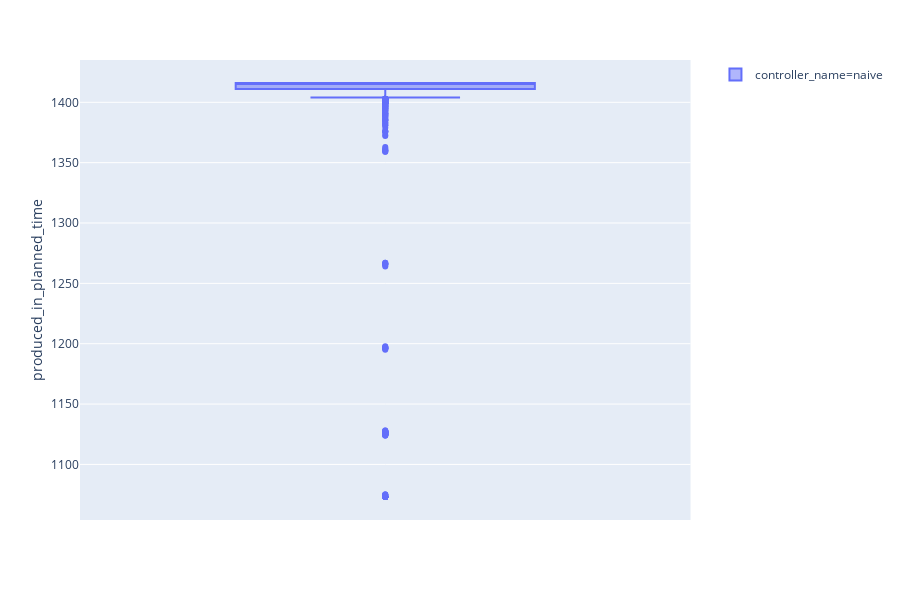

Notebook code for this chart:
### Code cell
px.box(df, y='produced_in_planned_time', color='controller_name')

### Figure 1 — Plotly figure (JSON) as saved in the notebook; plotly's stock layout.template omitted (floating-point values rounded to 4 significant figures; data arrays with more than 128 entries replaced by an {"elided": "..."} marker saying what was removed)
{"data": [{"alignmentgroup": "True", "hoverlabel": {"namelength": 0}, "hovertemplate": "controller_name=naive<br>produced_in_planned_time=%{y}", "legendgroup": "controller_name=naive", "marker": {"color": "#636efa"}, "name": "controller_name=naive", "notched": false, "offsetgroup": "controller_name=naive", "orientation": "v", "showlegend": true, "type": "box", "x0": " ", "xaxis": "x", "y": {"elided": "1200 int values"}, "y0": " ", "yaxis": "y"}], "layout": {"boxmode": "group", "height": 600, "legend": {"tracegroupgap": 0}, "margin": {"t": 60}, "xaxis": {"anchor": "y", "domain": [0, 0.98]}, "yaxis": {"anchor": "x", "domain": [0, 1], "title": {"text": "produced_in_planned_time"}}}}
